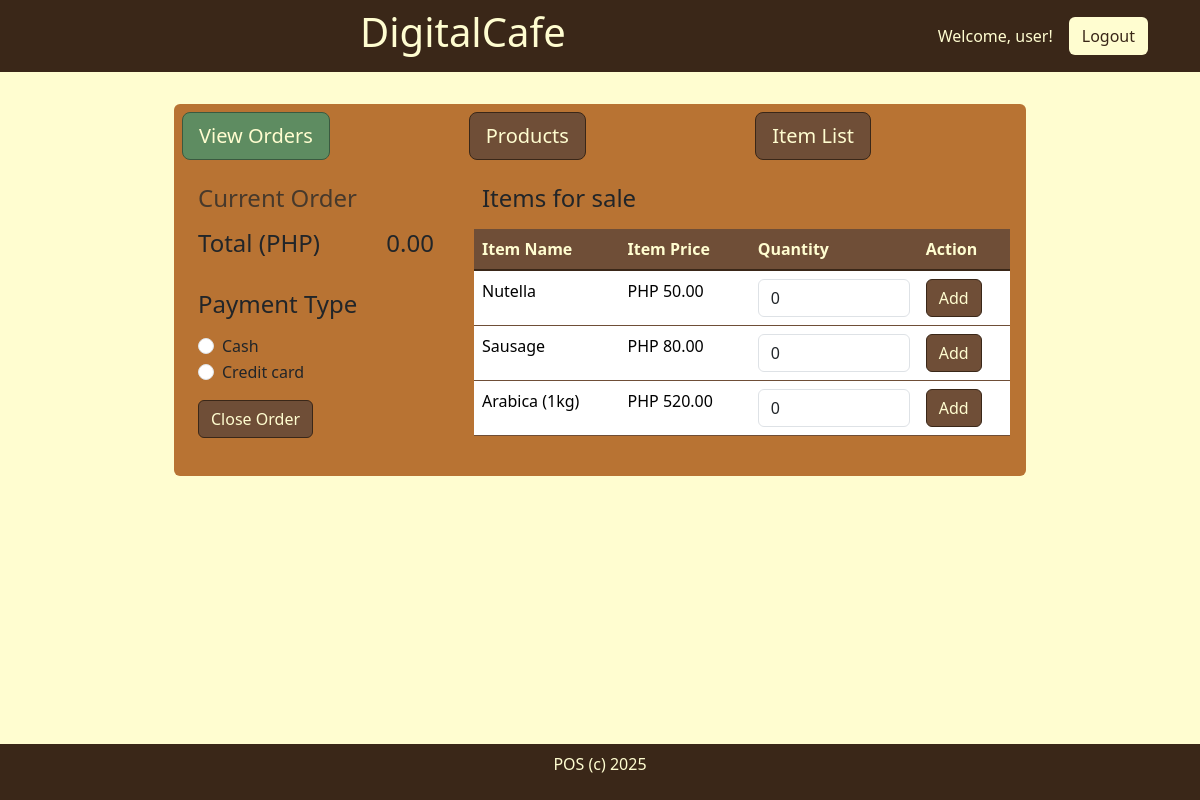
The app's page / (signed in), older data.
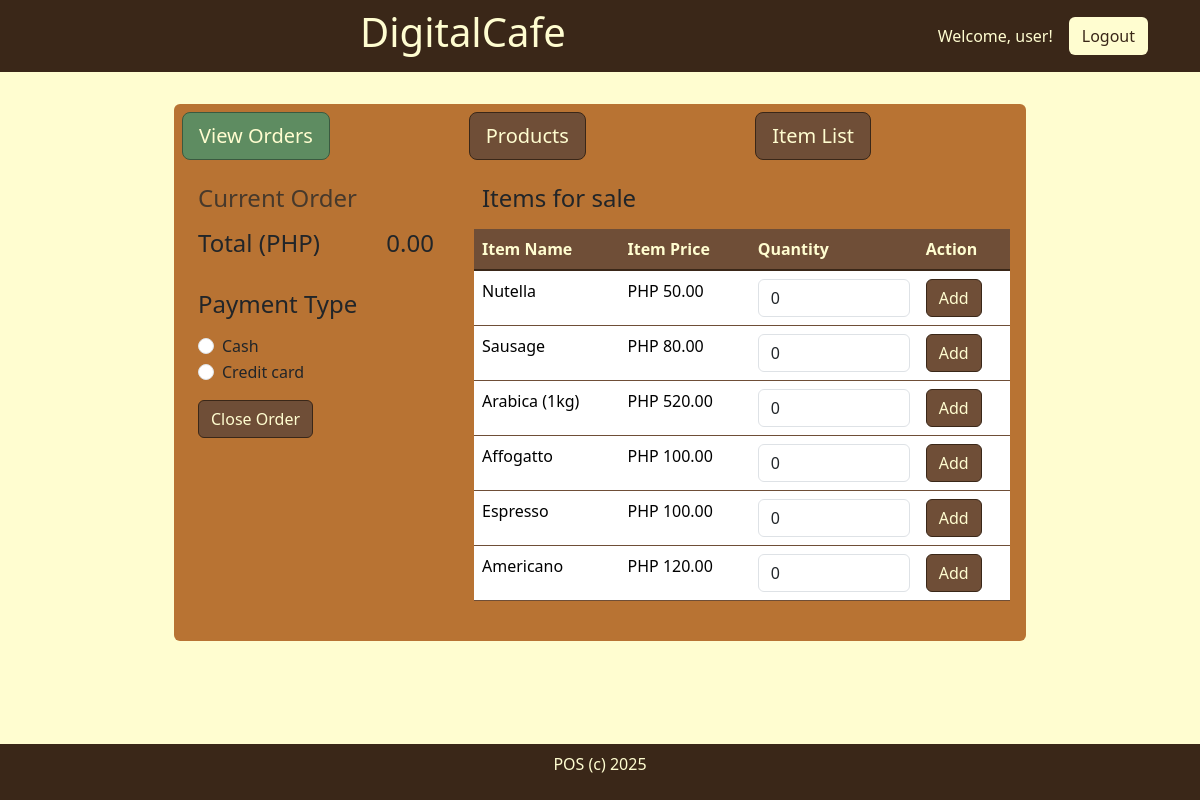
The same page, newer data.
### digitalcafe/models.py (models this page shows, shortened)
class item(models.Model):
    app_label = 'digitalcafe'
    item_name = models.CharField(max_length=100)
    item_price = models.DecimalField(max_digits=6, decimal_places=2)
    stock_quantity = models.IntegerField()
    objects = models.Manager()

### digitalcafe/views.py (the view)
# urls.py: path('', views.openpos, name = "openpos"),
@login_required
def openpos(request):
    items = item.objects.filter(stock_quantity__gt=0)
    return render (request, 'digitalcafe/openpos.html', {'items':items})

### digitalcafe/templates/digitalcafe/openpos.html (shortened to what this page needs)
{% extends 'digitalcafe/base.html' %}
{% load static %}
{% block content %}
<div class="d-grid gap-2">
  <div class="row justify-content-center">
    <div class="col-lg-4">
      <a href="{% url 'view_orders' %}" class="btn btn-success btn-lg">View Orders</a>
    </div>
    <div class="col-lg-4">
      <a href="{% url 'index' %}" class="btn btn-primary btn-lg">Products</a>
    </div>
    <div class="col-lg-4">
      <a href="{% url 'list_item' %}" class="btn btn-primary btn-lg">Item List</a>
    </div>
  </div>
    <div class="content">
  <main class="p-3">
      <div class="row g-5">
      <div class="col-md-5 col-lg-4">
        <h4 class="d-flex justify-content-between align-items-center mb-3">
          <span class="text-muted">Current Order</span>
        </h4>
        <h4 class="d-flex justify-content-between align-items-center mb-3">
          <span>Total (PHP)</span>
          <span id="totamt"> 0.00 </span>
        </h4>
        <form method="POST" action="{% url 'confirm_order' %}"> {% csrf_token %}
          <h4 class="mb-3">Payment Type</h4>
          <div class="my-3">
            <div class="form-check">
              <input id="credit" name="payment_method" type="radio" class="form-check-input" value=1 required>
              <label class="form-check-label" for="credit">Cash </label>
            </div>
            <div class="form-check">
              <input id="debit" name="payment_method" type="radio" class="form-check-input" value=2 required>
              <label class="form-check-label" for="debit">Credit card</label>
            </div>
          </div>
          <button type="submit" class="btn btn-primary" id="cls">Close Order</button>
        </form>
      </div>
      <div class="col-md-7 col-lg-8">
        <h4 class="mb-3">Items for sale</h4>
        <form class="needs-validation" novalidate>
          <div class="row g-3">
            <table class="table">
              <thead>
                <tr>
                  <th scope="col">Item Name</th>
                  <th scope="col">Item Price</th>
                  <th scope="col">Quantity</th>
                  <th scope="col">Action</th>
                </tr>
              </thead>
              <tbody>
                {% for i in items %}
                <tr>
                  <td class = "iname">{{i.item_name}}</td>
                  <td class = "iprice">PHP {{i.item_price}}</td>
                  <td>
                    <input type="number" class="form-control lineamount" value = 0 min=0 max={{i.stock_quantity}}>
                  </td>
                  <td><button class="btn btn-primary itembut">Add</button></td>
                </tr>
                {% endfor %}
              </tbody>
            </table>
          </div>
      </div>
    </div>
  </main>
</div>
</div>
{% endblock content %}

Row changes from the older to the newer data that the page shows:
added item: item_name "Affogatto", item_price "100.00"
added item: item_name "Espresso", item_price "100.00"
added item: item_name "Americano", item_price "120.00"
